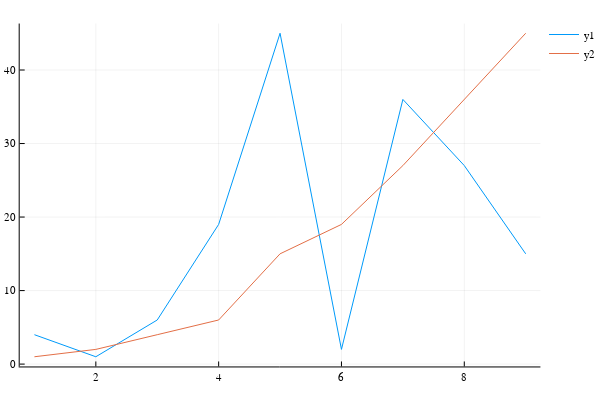

Here is the notebook cell this chart was saved with:
### Code cell
using Plots
plotlyjs()
b = copy(a)
insertion_sort!(b)
plot(a)
plot!(b)

### Figure 1 — Plotly figure (JSON) as saved in the notebook; plotly's stock layout.template omitted (floating-point values rounded to 4 significant figures)
{"data": [{"colorbar": {"title": ""}, "hoverinfo": "text", "legendgroup": "y1", "line": {"color": "rgba(0, 154, 250, 1.000)", "dash": "solid", "shape": "linear", "width": 1}, "mode": "lines", "name": "y1", "showlegend": true, "text": [null, null, null, null, null, null, null, null, null], "type": "scatter", "x": [1, 2, 3, 4, 5, 6, 7, 8, 9], "xaxis": "x1", "y": [4, 1, 6, 19, 45, 2, 36, 27, 15], "yaxis": "y1", "zmax": null, "zmin": null}, {"colorbar": {"title": ""}, "hoverinfo": "text", "legendgroup": "y2", "line": {"color": "rgba(227, 111, 71, 1.000)", "dash": "solid", "shape": "linear", "width": 1}, "mode": "lines", "name": "y2", "showlegend": true, "text": [null, null, null, null, null, null, null, null, null], "type": "scatter", "x": [1, 2, 3, 4, 5, 6, 7, 8, 9], "xaxis": "x1", "y": [1, 2, 4, 6, 15, 19, 27, 36, 45], "yaxis": "y1", "zmax": null, "zmin": null}], "layout": {"annotations": [], "height": 400, "legend": {"bgcolor": "rgba(255, 255, 255, 1.000)", "bordercolor": "rgba(0, 0, 0, 1.000)", "font": {"color": "rgba(0, 0, 0, 1.000)", "family": "sans-serif", "size": 11}, "tracegroupgap": 0, "x": 1, "y": 1}, "margin": {"b": 20, "l": 0, "r": 0, "t": 20}, "paper_bgcolor": "rgba(255, 255, 255, 1.000)", "plot_bgcolor": "rgba(255, 255, 255, 1.000)", "showlegend": true, "width": 600, "xaxis": {"anchor": "y1", "domain": [0.03619, 0.9934], "gridcolor": "rgba(0, 0, 0, 0.100)", "gridwidth": 0.5, "linecolor": "rgba(0, 0, 0, 1.000)", "mirror": false, "range": [0.76, 9.24], "showgrid": true, "showline": true, "showticklabels": true, "tickangle": 0, "tickcolor": "rgb(0, 0, 0)", "tickfont": {"color": "rgba(0, 0, 0, 1.000)", "family": "sans-serif", "size": 11}, "tickmode": "array", "ticks": "inside", "ticktext": ["2", "4", "6", "8"], "tickvals": [2, 4, 6, 8], "title": "", "titlefont": {"color": "rgba(0, 0, 0, 1.000)", "family": "sans-serif", "size": 15}, "type": "-", "visible": true, "zeroline": false, "zerolinecolor": "rgba(0, 0, 0, 1.000)"}, "yaxis": {"anchor": "x1", "domain": [0.03762, 0.9902], "gridcolor": "rgba(0, 0, 0, 0.100)", "gridwidth": 0.5, "linecolor": "rgba(0, 0, 0, 1.000)", "mirror": false, "range": [-0.32, 46.32], "showgrid": true, "showline": true, "showticklabels": true, "tickangle": 0, "tickcolor": "rgb(0, 0, 0)", "tickfont": {"color": "rgba(0, 0, 0, 1.000)", "family": "sans-serif", "size": 11}, "tickmode": "array", "ticks": "inside", "ticktext": ["0", "10", "20", "30", "40"], "tickvals": [0, 10, 20, 30, 40], "title": "", "titlefont": {"color": "rgba(0, 0, 0, 1.000)", "family": "sans-serif", "size": 15}, "type": "-", "visible": true, "zeroline": false, "zerolinecolor": "rgba(0, 0, 0, 1.000)"}}}
